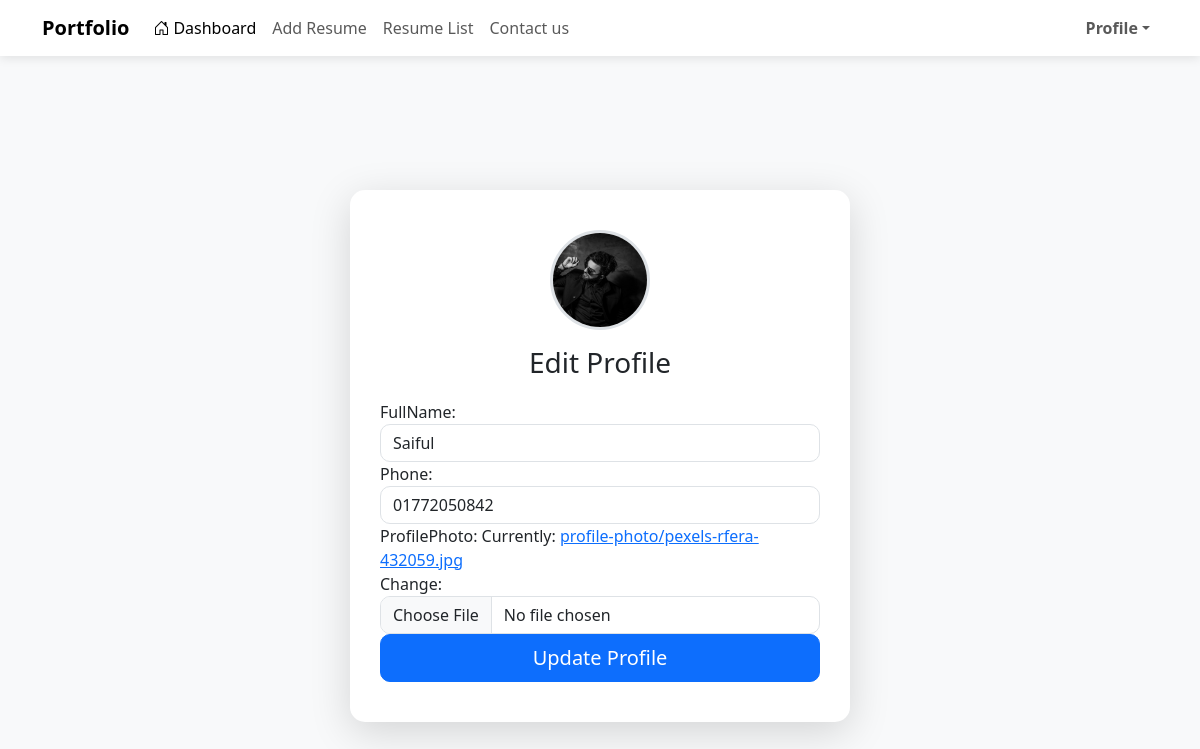
Screenshot of /updateProfile/ (signed in) with the database file from the repository.
### portfolio/models.py (models this page shows, shortened)
class CustomUserModel(AbstractUser):
    def __str__(self):
        return self.username

class ProfileModel(models.Model):
    user = models.OneToOneField(CustomUserModel, on_delete=models.CASCADE, null=True, related_name='profile')
    fullName = models.CharField(max_length=150, null=True)
    phone = models.CharField(max_length=15, null=True)
    profilePhoto = models.ImageField(upload_to='profile-photo/', null=True)
    created_at = models.DateTimeField(auto_now_add=True,null=True)

### portfolio/views.py (the view)
# urls.py: path('updateProfile/', updateProfile, name='updateProfile'),
@login_required
def updateProfile(request):
    profile = request.user.profile
    if request.method == 'POST':
        form = ProfileForm(request.POST, request.FILES, instance=profile)
        if form.is_valid():
            form.save()
            messages.success(request, "Profile updated successfully!")
            return redirect('profile')
        else:
            messages.error(request, "Please correct the errors below.")
    else:
        form = ProfileForm(instance=profile)
    return render(request, 'updateProfile.html', {'form': form})

### portfolio/forms.py
class ProfileForm(forms.ModelForm):
    class Meta:
        model = ProfileModel
        fields = ['fullName','phone','profilePhoto']
        widgets = {
            'fullName': forms.TextInput(attrs={
                'class': 'form-control',
                'placeholder': 'Full Name'
            }),
            'phone': forms.TextInput(attrs={
                'class': 'form-control',
                'placeholder': 'Phone Number'
            }),
            'profilePhoto': forms.ClearableFileInput(attrs={
                'class': 'form-control'
            }),
        }

### portfolio/templates/updateProfile.html (shortened to what this page needs)
{% extends 'master/base.html' %}
{% block body %}
<div class="body">
  <div class="profile-card">
    <div class="profile-header">
      {% if request.user.profile %}
        <img src="{{ request.user.profile.profilePhoto.url }}" alt="Profile Image" class="profile-img mb-3">
      {% else %}
        <img src="https://via.placeholder.com/100" alt="Profile Picture" class="profile-img">
      {% endif %}
      <h3>Edit Profile</h3>
    </div>
    <form method="POST" enctype="multipart/form-data">
      {{form}}
      <div class="d-grid">
        <button type="submit" class="btn btn-primary btn-lg w-100">
          Update Profile
        </button>
      </div>
    </form>
  </div>
</div>
{% endblock %}

### portfolio/templates/updateProfile.html (style rules this page uses)
.body { min-height: 100vh; display: flex; align-items: center; justify-content: center; font-family: 'Segoe UI', sans-serif; background: #f8f9fa; }
.profile-card { background: #ffffff; padding: 40px 30px; border-radius: 15px; box-shadow: 0 10px 40px rgba(0, 0, 0, 0.15); max-width: 500px; width: 100%; }
.profile-card .form-control { border-radius: 10px; }
.profile-card .btn { border-radius: 10px; }
.profile-header { text-align: center; margin-bottom: 20px; }
.profile-img { width: 100px; height: 100px; object-fit: cover; border-radius: 50%; border: 3px solid #dee2e6; margin-bottom: 15px; }

### rows the page displays
CustomUserModel: user.profile.profilePhoto (picture)
ProfileModel: fullName "Saiful", phone "01772050842"
